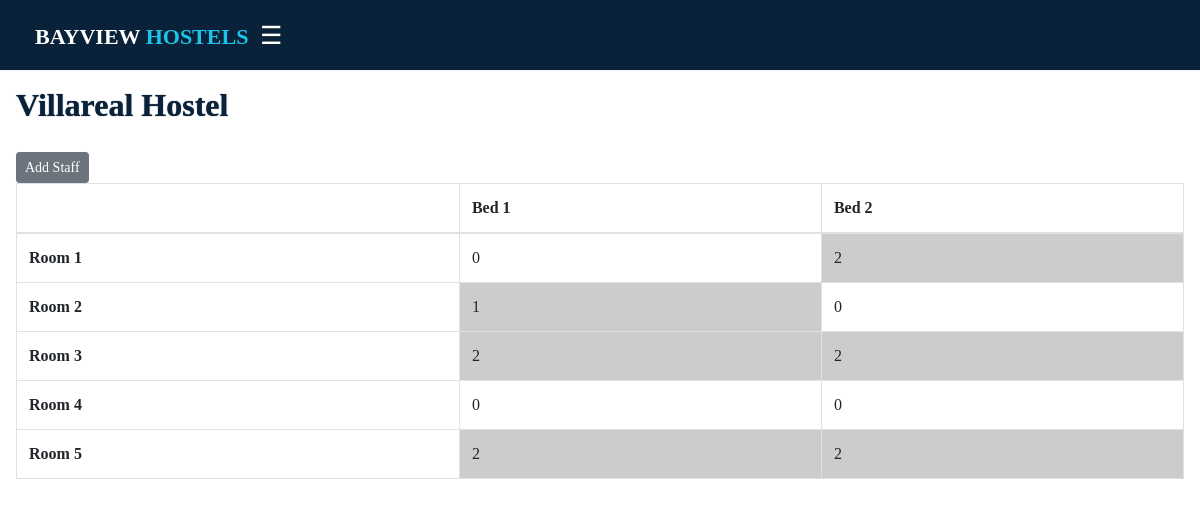
Page /bookhostel.php?hostelid=1&&id=2 on the committed database.
### tables this page shows
CREATE TABLE `hostel` (
  `id` bigint(20) UNSIGNED NOT NULL,
  `name` varchar(20) DEFAULT NULL,
  `address` varchar(30) NOT NULL,
  `numberofrooms` varchar(10) DEFAULT NULL,
  `numberofbedspace` int(4) DEFAULT NULL,
  `created_at` timestamp NOT NULL DEFAULT current_timestamp() ON UPDATE current_timestamp()
);

CREATE TABLE `bedspace` (
  `sn` bigint(20) UNSIGNED NOT NULL,
  `bid` int(4) DEFAULT NULL,
  `rid` int(4) DEFAULT NULL,
  `hid` int(4) DEFAULT NULL,
  `created_at` timestamp NOT NULL DEFAULT current_timestamp(),
  `updated_at` timestamp NOT NULL DEFAULT current_timestamp() ON UPDATE current_timestamp(),
  `sid` int(8) NOT NULL DEFAULT 0
);

### control.php (called while the page is built, shortened)
<?php
$db = new mysqli("localhost",'root','','schoolhostel');
class profile{
    function roomStatus($room,$bed){
        global $db,$hostelid;
        $sql = $db->query("SELECT * FROM bedspace WHERE rid='$room' AND bid='$bed' AND hid='$hostelid' ");
        $row = mysqli_fetch_assoc($sql);
        return [$row['sid'],$row['sn']];
    }
}
$pro = new profile();
?>

### bookhostel.php (the view, shortened to what this page needs)
<?php
    include('control.php');
    $hostelid=$_GET['hostelid'];
    $sql=$db->query("SELECT * FROM hostel WHERE id='$hostelid' ");
    $rows=mysqli_fetch_assoc($sql);
    $rooms = $rows['numberofrooms'];
    $bedspace = $rows['numberofbedspace'];
?>
<!DOCTYPE html>
<html>
<head>
    <link rel="stylesheet" href="https://cdn.jsdelivr.net/npm/bootstrap@4.3.1/dist/css/bootstrap.min.css">
    <link rel="stylesheet" href="https://cdn.datatables.net/1.13.2/css/jquery.dataTables.min.css">
    <link rel="stylesheet" href="./CSS/cleaner2.css">
</head>
<body>
<?php include('nav.php'); ?>
<div id="main">
  <div id = "page_head"><h2><span id="head"><?=$rows['name']?></span></h2></div>
  <button class="btn btn-secondary btn-sm" data-toggle="modal" data-target="#addStaffModal"> Add Staff</button>
  <table class="table table-bordered  toggle-circle mb-0" data-page-size="7">
    <thead>
    <th></th>
        <?php
            $i=1;
            while($i<=$bedspace){ $e=$i++?>
            <th>Bed <?=$e?></th>
        <?php }?>
    </thead>
       <tbody> <?php
            $j=1;
            while($j<=$rooms){ $f=$j++?>
            <tr>
            <th>Room <?=$f?></th>
            <?php
            $i=1;
            while($i<=$bedspace){ $e=$i++;
            $st = $pro->roomStatus($f,$e);
            $status = $st[0];
            $sn = $st[1];
            $x=' onclick="bookRoom('.$sn.')"';
            if($status > 0){$x = ' style="background-color: #CCC" onclick="alert(1234)"'; } ?>
            <td<?=$x?>> <?=$status?></td>
        <?php }?>
            </tr>
        <?php }?>
    </tbody>
  </table>
</div>
</body>
</html>

### CSS/cleaner2.css (style rules this page uses)
body { font-family:Georgia, 'Times New Roman', Times, serif; }
#main { margin-top: 70px; transition: margin-left .5s; padding: 16px; }
h2 { font-size: 2rem; font-family:Georgia, 'Times New Roman', Times, serif; padding-bottom: 20px; font-weight: bold; color: #1DC4E7; text-shadow:0px 0px 1px #0A2239; }
#head { color: #0A2239; }

### rows in the picture
hostel: name "Villareal Hostel"
bedspace: sid "0"
bedspace: sid "2"
bedspace: sid "1"
bedspace: sid "0"
bedspace: sid "2"
bedspace: sid "2"
bedspace: sid "0"
bedspace: sid "0"
bedspace: sid "2"
bedspace: sid "2"

### other values in the picture
$e "1"
$e "2"
$f "1"
$f "2"
$f "3"
$f "4"
$f "5"
